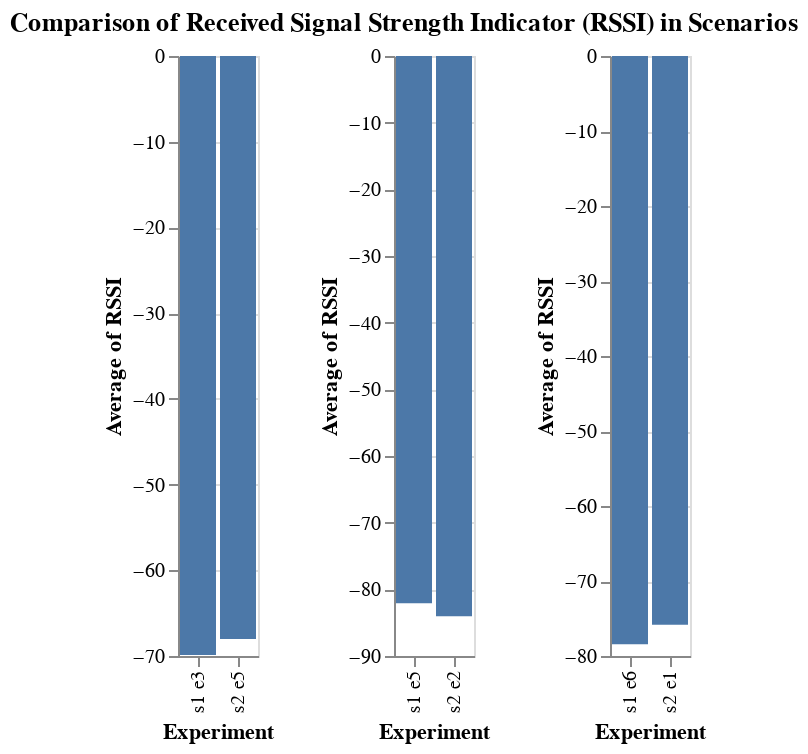

Here is the notebook cell this chart was saved with:
### Code cell
selected1 = select_experiments(RSSIs, [(1, 3), (2, 5)])
selected2 = select_experiments(RSSIs, [(1, 5), (2, 2)])
selected3 = select_experiments(RSSIs, [(1, 6), (2, 1)])

alt.hconcat(
    
    alt.Chart(selected1).mark_bar().transform_calculate(
        sc_exp = "'s' + datum.SCENARIO + ' e' + datum.EXPERIMENT"
    ).encode(
        x=alt.X("sc_exp:N", title="Experiment"),
        y="average(RSSI)"
    ),
    
    alt.Chart(selected2).mark_bar().transform_calculate(
        sc_exp = "'s' + datum.SCENARIO + ' e' + datum.EXPERIMENT"
    ).encode(
        x=alt.X("sc_exp:N", title="Experiment"),
        y="average(RSSI)"
    ),
    
    alt.Chart(selected3).mark_bar().transform_calculate(
        sc_exp = "'s' + datum.SCENARIO + ' e' + datum.EXPERIMENT"
    ).encode(
        x=alt.X("sc_exp:N", title="Experiment"),
        y="average(RSSI)"
    ),
    
    title="Comparison of Received Signal Strength Indicator (RSSI) in Scenarios"
).configure_title(
    anchor='middle'
)

### Figure 1 — Vega-Lite specification as saved in the notebook (floating-point values rounded to 4 significant figures; data arrays with more than 128 entries replaced by an {"elided": "..."} marker saying what was removed)
{"config": {"view": {"continuousWidth": 400, "continuousHeight": 300}, "title": {"anchor": "middle"}}, "hconcat": [{"data": {"name": "data-187d1b3def20312647bfab3f79a86c7f"}, "mark": "bar", "encoding": {"x": {"field": "sc_exp", "title": "Experiment", "type": "nominal"}, "y": {"aggregate": "average", "field": "RSSI", "type": "quantitative"}}, "transform": [{"calculate": "'s' + datum.SCENARIO + ' e' + datum.EXPERIMENT", "as": "sc_exp"}]}, {"data": {"name": "data-386cc63a8d642408b958765d287966ce"}, "mark": "bar", "encoding": {"x": {"field": "sc_exp", "title": "Experiment", "type": "nominal"}, "y": {"aggregate": "average", "field": "RSSI", "type": "quantitative"}}, "transform": [{"calculate": "'s' + datum.SCENARIO + ' e' + datum.EXPERIMENT", "as": "sc_exp"}]}, {"data": {"name": "data-663de841134913a6153007d7a41d57aa"}, "mark": "bar", "encoding": {"x": {"field": "sc_exp", "title": "Experiment", "type": "nominal"}, "y": {"aggregate": "average", "field": "RSSI", "type": "quantitative"}}, "transform": [{"calculate": "'s' + datum.SCENARIO + ' e' + datum.EXPERIMENT", "as": "sc_exp"}]}], "title": "Comparison of Received Signal Strength Indicator (RSSI) in Scenarios", "$schema": "https://vega.github.io/schema/vega-lite/v4.17.0.json", "datasets": {"data-187d1b3def20312647bfab3f79a86c7f": [{"SCENARIO": 1.0, "EXPERIMENT": 3, "RSSI": -69, "ROLE": "Rx", "SEQ": 5, "RSSI_x": null, "ROLE_x": null, "RSSI_y": null, "ROLE_y": null}, {"SCENARIO": 1.0, "EXPERIMENT": 3, "RSSI": -70, "ROLE": "Rx", "SEQ": 6, "RSSI_x": null, "ROLE_x": null, "RSSI_y": null, "ROLE_y": null}, {"SCENARIO": 1.0, "EXPERIMENT": 3, "RSSI": -69, "ROLE": "Rx", "SEQ": 7, "RSSI_x": null, "ROLE_x": null, "RSSI_y": null, "ROLE_y": null}, {"SCENARIO": 1.0, "EXPERIMENT": 3, "RSSI": -71, "ROLE": "Rx", "SEQ": 8, "RSSI_x": null, "ROLE_x": null, "RSSI_y": null, "ROLE_y": null}, {"SCENARIO": 1.0, "EXPERIMENT": 3, "RSSI": -76, "ROLE": "Rx", "SEQ": 9, "RSSI_x": null, "ROLE_x": null, "RSSI_y": null, "ROLE_y": null}, {"SCENARIO": 1.0, "EXPERIMENT": 3, "RSSI": -72, "ROLE": "Rx", "SEQ": 10, "RSSI_x": null, "ROLE_x": null, "RSSI_y": null, "ROLE_y": null}, {"SCENARIO": 1.0, "EXPERIMENT": 3, "RSSI": -75, "ROLE": "Rx", "SEQ": 11, "RSSI_x": null, "ROLE_x": null, "RSSI_y": null, "ROLE_y": null}, {"SCENARIO": 1.0, "EXPERIMENT": 3, "RSSI": -72, "ROLE": "Rx", "SEQ": 12, "RSSI_x": null, "ROLE_x": null, "RSSI_y": null, "ROLE_y": null}, {"SCENARIO": 1.0, "EXPERIMENT": 3, "RSSI": -67, "ROLE": "Rx", "SEQ": 13, "RSSI_x": null, "ROLE_x": null, "RSSI_y": null, "ROLE_y": null}, {"SCENARIO": 1.0, "EXPERIMENT": 3, "RSSI": -68, "ROLE": "Rx", "SEQ": 14, "RSSI_x": null, "ROLE_x": null, "RSSI_y": null, "ROLE_y": null}, {"SCENARIO": 1.0, "EXPERIMENT": 3, "RSSI": -69, "ROLE": "Rx", "SEQ": 15, "RSSI_x": null, "ROLE_x": null, "RSSI_y": null, "ROLE_y": null}, {"SCENARIO": 1.0, "EXPERIMENT": 3, "RSSI": -69, "ROLE": "Rx", "SEQ": 16, "RSSI_x": null, "ROLE_x": null, "RSSI_y": null, "ROLE_y": null}, {"SCENARIO": 1.0, "EXPERIMENT": 3, "RSSI": -75, "ROLE": "Rx", "SEQ": 17, "RSSI_x": null, "ROLE_x": null, "RSSI_y": null, "ROLE_y": null}, {"SCENARIO": 1.0, "EXPERIMENT": 3, "RSSI": -66, "ROLE": "Rx", "SEQ": 18, "RSSI_x": null, "ROLE_x": null, "RSSI_y": null, "ROLE_y": null}, {"SCENARIO": 1.0, "EXPERIMENT": 3, "RSSI": -74, "ROLE": "Rx", "SEQ": 19, "RSSI_x": null, "ROLE_x": null, "RSSI_y": null, "ROLE_y": null}, {"SCENARIO": 1.0, "EXPERIMENT": 3, "RSSI": -69, "ROLE": "Rx", "SEQ": 20, "RSSI_x": null, "ROLE_x": null, "RSSI_y": null, "ROLE_y": null}, {"SCENARIO": 1.0, "EXPERIMENT": 3, "RSSI": -70, "ROLE": "Rx", "SEQ": 21, "RSSI_x": null, "ROLE_x": null, "RSSI_y": null, "ROLE_y": null}, {"SCENARIO": 1.0, "EXPERIMENT": 3, "RSSI": -64, "ROLE": "Rx", "SEQ": 22, "RSSI_x": null, "ROLE_x": null, "RSSI_y": null, "ROLE_y": null}, {"SCENARIO": 1.0, "EXPERIMENT": 3, "RSSI": -68, "ROLE": "Rx", "SEQ": 23, "RSSI_x": null, "ROLE_x": null, "RSSI_y": null, "ROLE_y": null}, {"SCENARIO": 1.0, "EXPERIMENT": 3, "RSSI": -69, "ROLE": "Rx", "SEQ": 24, "RSSI_x": null, "ROLE_x": null, "RSSI_y": null, "ROLE_y": null}, {"SCENARIO": 1.0, "EXPERIMENT": 3, "RSSI": -69, "ROLE": "Rx", "SEQ": 25, "RSSI_x": null, "ROLE_x": null, "RSSI_y": null, "ROLE_y": null}, {"SCENARIO": 1.0, "EXPERIMENT": 3, "RSSI": -67, "ROLE": "Rx", "SEQ": 26, "RSSI_x": null, "ROLE_x": null, "RSSI_y": null, "ROLE_y": null}, {"SCENARIO": 1.0, "EXPERIMENT": 3, "RSSI": -68, "ROLE": "Rx", "SEQ": 27, "RSSI_x": null, "ROLE_x": null, "RSSI_y": null, "ROLE_y": null}, {"SCENARIO": 1.0, "EXPERIMENT": 3, "RSSI": -66, "ROLE": "Rx", "SEQ": 28, "RSSI_x": null, "ROLE_x": null, "RSSI_y": null, "ROLE_y": null}, {"SCENARIO": 1.0, "EXPERIMENT": 3, "RSSI": -69, "ROLE": "Rx", "SEQ": 29, "RSSI_x": null, "ROLE_x": null, "RSSI_y": null, "ROLE_y": null}, {"SCENARIO": 1.0, "EXPERIMENT": 3, "RSSI": -68, "ROLE": "Rx", "SEQ": 30, "RSSI_x": null, "ROLE_x": null, "RSSI_y": null, "ROLE_y": null}, {"SCENARIO": 1.0, "EXPERIMENT": 3, "RSSI": -89, "ROLE": "Rx", "SEQ": 31, "RSSI_x": null, "ROLE_x": null, "RSSI_y": null, "ROLE_y": null}, {"SCENARIO": 1.0, "EXPERIMENT": 3, "RSSI": -72, "ROLE": "Rx", "SEQ": 32, "RSSI_x": null, "ROLE_x": null, "RSSI_y": null, "ROLE_y": null}, {"SCENARIO": 1.0, "EXPERIMENT": 3, "RSSI": -69, "ROLE": "Rx", "SEQ": 33, "RSSI_x": null, "ROLE_x": null, "RSSI_y": null, "ROLE_y": null}, {"SCENARIO": 1.0, "EXPERIMENT": 3, "RSSI": -70, "ROLE": "Rx", "SEQ": 34, "RSSI_x": null, "ROLE_x": null, "RSSI_y": null, "ROLE_y": null}, {"SCENARIO": 1.0, "EXPERIMENT": 3, "RSSI": -64, "ROLE": "Rx", "SEQ": 35, "RSSI_x": null, "ROLE_x": null, "RSSI_y": null, "ROLE_y": null}, {"SCENARIO": 1.0, "EXPERIMENT": 3, "RSSI": -69, "ROLE": "Rx", "SEQ": 36, "RSSI_x": null, "ROLE_x": null, "RSSI_y": null, "ROLE_y": null}, {"SCENARIO": 1.0, "EXPERIMENT": 3, "RSSI": -66, "ROLE": "Rx", "SEQ": 37, "RSSI_x": null, "ROLE_x": null, "RSSI_y": null, "ROLE_y": null}, {"SCENARIO": 1.0, "EXPERIMENT": 3, "RSSI": -64, "ROLE": "Rx", "SEQ": 38, "RSSI_x": null, "ROLE_x": null, "RSSI_y": null, "ROLE_y": null}, {"SCENARIO": 1.0, "EXPERIMENT": 3, "RSSI": -68, "ROLE": "Rx", "SEQ": 39, "RSSI_x": null, "ROLE_x": null, "RSSI_y": null, "ROLE_y": null}, {"SCENARIO": 1.0, "EXPERIMENT": 3, "RSSI": -66, "ROLE": "Rx", "SEQ": 40, "RSSI_x": null, "ROLE_x": null, "RSSI_y": null, "ROLE_y": null}, {"SCENARIO": 1.0, "EXPERIMENT": 3, "RSSI": -78, "ROLE": "Rx", "SEQ": 41, "RSSI_x": null, "ROLE_x": null, "RSSI_y": null, "ROLE_y": null}, {"SCENARIO": 1.0, "EXPERIMENT": 3, "RSSI": -72, "ROLE": "Rx", "SEQ": 42, "RSSI_x": null, "ROLE_x": null, "RSSI_y": null, "ROLE_y": null}, {"SCENARIO": 1.0, "EXPERIMENT": 3, "RSSI": -70, "ROLE": "Rx", "SEQ": 43, "RSSI_x": null, "ROLE_x": null, "RSSI_y": null, "ROLE_y": null}, {"SCENARIO": 2.0, "EXPERIMENT": 5, "RSSI": -55.0, "ROLE": null, "SEQ": 5, "RSSI_x": -55, "ROLE_x": "TC", "RSSI_y": -85, "ROLE_y": "Rx"}, {"SCENARIO": 2.0, "EXPERIMENT": 5, "RSSI": -55.0, "ROLE": null, "SEQ": 5, "RSSI_x": -55, "ROLE_x": "TC", "RSSI_y": -85, "ROLE_y": "Rx"}, {"SCENARIO": 2.0, "EXPERIMENT": 5, "RSSI": -60.83, "ROLE": null, "SEQ": 6, "RSSI_x": -61, "ROLE_x": "TC", "RSSI_y": -75, "ROLE_y": "Rx"}, {"SCENARIO": 2.0, "EXPERIMENT": 5, "RSSI": -60.83, "ROLE": null, "SEQ": 6, "RSSI_x": -61, "ROLE_x": "TC", "RSSI_y": -75, "ROLE_y": "Rx"}, {"SCENARIO": 2.0, "EXPERIMENT": 5, "RSSI": -71.97, "ROLE": null, "SEQ": 7, "RSSI_x": -72, "ROLE_x": "TC", "RSSI_y": -94, "ROLE_y": "Rx"}, {"SCENARIO": 2.0, "EXPERIMENT": 5, "RSSI": -71.97, "ROLE": null, "SEQ": 7, "RSSI_x": -72, "ROLE_x": "TC", "RSSI_y": -94, "ROLE_y": "Rx"}, {"SCENARIO": 2.0, "EXPERIMENT": 5, "RSSI": -65.88, "ROLE": null, "SEQ": 8, "RSSI_x": -70, "ROLE_x": "TC", "RSSI_y": -68, "ROLE_y": "Rx"}, {"SCENARIO": 2.0, "EXPERIMENT": 5, "RSSI": -65.88, "ROLE": null, "SEQ": 8, "RSSI_x": -70, "ROLE_x": "TC", "RSSI_y": -68, "ROLE_y": "Rx"}, {"SCENARIO": 2.0, "EXPERIMENT": 5, "RSSI": -69.88, "ROLE": null, "SEQ": 9, "RSSI_x": -72, "ROLE_x": "TC", "RSSI_y": -74, "ROLE_y": "Rx"}, {"SCENARIO": 2.0, "EXPERIMENT": 5, "RSSI": -69.88, "ROLE": null, "SEQ": 9, "RSSI_x": -72, "ROLE_x": "TC", "RSSI_y": -74, "ROLE_y": "Rx"}, {"SCENARIO": 2.0, "EXPERIMENT": 5, "RSSI": -68.89, "ROLE": null, "SEQ": 10, "RSSI_x": -69, "ROLE_x": "TC", "RSSI_y": -85, "ROLE_y": "Rx"}, {"SCENARIO": 2.0, "EXPERIMENT": 5, "RSSI": -68.89, "ROLE": null, "SEQ": 10, "RSSI_x": -69, "ROLE_x": "TC", "RSSI_y": -85, "ROLE_y": "Rx"}, {"SCENARIO": 2.0, "EXPERIMENT": 5, "RSSI": -75.46, "ROLE": null, "SEQ": 11, "RSSI_x": -78, "ROLE_x": "TC", "RSSI_y": -79, "ROLE_y": "Rx"}, {"SCENARIO": 2.0, "EXPERIMENT": 5, "RSSI": -75.46, "ROLE": null, "SEQ": 11, "RSSI_x": -78, "ROLE_x": "TC", "RSSI_y": -79, "ROLE_y": "Rx"}, {"SCENARIO": 2.0, "EXPERIMENT": 5, "RSSI": -66.49, "ROLE": null, "SEQ": 12, "RSSI_x": -76, "ROLE_x": "TC", "RSSI_y": -67, "ROLE_y": "Rx"}, {"SCENARIO": 2.0, "EXPERIMENT": 5, "RSSI": -66.49, "ROLE": null, "SEQ": 12, "RSSI_x": -76, "ROLE_x": "TC", "RSSI_y": -67, "ROLE_y": "Rx"}, {"SCENARIO": 2.0, "EXPERIMENT": 5, "RSSI": -66.03, "ROLE": null, "SEQ": 13, "RSSI_x": -73, "ROLE_x": "TC", "RSSI_y": -67, "ROLE_y": "Rx"}, {"SCENARIO": 2.0, "EXPERIMENT": 5, "RSSI": -66.03, "ROLE": null, "SEQ": 13, "RSSI_x": -73, "ROLE_x": "TC", "RSSI_y": -67, "ROLE_y": "Rx"}, {"SCENARIO": 2.0, "EXPERIMENT": 5, "RSSI": -66.88, "ROLE": null, "SEQ": 14, "RSSI_x": -71, "ROLE_x": "TC", "RSSI_y": -69, "ROLE_y": "Rx"}, {"SCENARIO": 2.0, "EXPERIMENT": 5, "RSSI": -66.88, "ROLE": null, "SEQ": 14, "RSSI_x": -71, "ROLE_x": "TC", "RSSI_y": -69, "ROLE_y": "Rx"}, {"SCENARIO": 2.0, "EXPERIMENT": 5, "RSSI": -65.03, "ROLE": null, "SEQ": 15, "RSSI_x": -72, "ROLE_x": "TC", "RSSI_y": -66, "ROLE_y": "Rx"}, {"SCENARIO": 2.0, "EXPERIMENT": 5, "RSSI": -65.03, "ROLE": null, "SEQ": 15, "RSSI_x": -72, "ROLE_x": "TC", "RSSI_y": -66, "ROLE_y": "Rx"}, {"SCENARIO": 2.0, "EXPERIMENT": 5, "RSSI": -68.54, "ROLE": null, "SEQ": 16, "RSSI_x": -74, "ROLE_x": "TC", "RSSI_y": -70, "ROLE_y": "Rx"}, {"SCENARIO": 2.0, "EXPERIMENT": 5, "RSSI": -68.54, "ROLE": null, "SEQ": 16, "RSSI_x": -74, "ROLE_x": "TC", "RSSI_y": -70, "ROLE_y": "Rx"}, {"SCENARIO": 2.0, "EXPERIMENT": 5, "RSSI": -65.21, "ROLE": null, "SEQ": 17, "RSSI_x": -73, "ROLE_x": "TC", "RSSI_y": -66, "ROLE_y": "Rx"}, {"SCENARIO": 2.0, "EXPERIMENT": 5, "RSSI": -65.21, "ROLE": null, "SEQ": 17, "RSSI_x": -73, "ROLE_x": "TC", "RSSI_y": -66, "ROLE_y": "Rx"}, {"SCENARIO": 2.0, "EXPERIMENT": 5, "RSSI": -68.24, "ROLE": null, "SEQ": 18, "RSSI_x": -73, "ROLE_x": "TC", "RSSI_y": -70, "ROLE_y": "Rx"}, {"SCENARIO": 2.0, "EXPERIMENT": 5, "RSSI": -68.24, "ROLE": null, "SEQ": 18, "RSSI_x": -73, "ROLE_x": "TC", "RSSI_y": -70, "ROLE_y": "Rx"}, {"SCENARIO": 2.0, "EXPERIMENT": 5, "RSSI": -69.21, "ROLE": null, "SEQ": 19, "RSSI_x": -77, "ROLE_x": "TC", "RSSI_y": -70, "ROLE_y": "Rx"}, {"SCENARIO": 2.0, "EXPERIMENT": 5, "RSSI": -69.21, "ROLE": null, "SEQ": 19, "RSSI_x": -77, "ROLE_x": "TC", "RSSI_y": -70, "ROLE_y": "Rx"}, {"SCENARIO": 2.0, "EXPERIMENT": 5, "RSSI": -75.81, "ROLE": null, "SEQ": 20, "RSSI_x": -82, "ROLE_x": "TC", "RSSI_y": -77, "ROLE_y": "Rx"}, {"SCENARIO": 2.0, "EXPERIMENT": 5, "RSSI": -75.81, "ROLE": null, "SEQ": 20, "RSSI_x": -82, "ROLE_x": "TC", "RSSI_y": -77, "ROLE_y": "Rx"}, {"SCENARIO": 2.0, "EXPERIMENT": 5, "RSSI": -73.54, "ROLE": null, "SEQ": 21, "RSSI_x": -79, "ROLE_x": "TC", "RSSI_y": -75, "ROLE_y": "Rx"}, {"SCENARIO": 2.0, "EXPERIMENT": 5, "RSSI": -73.54, "ROLE": null, "SEQ": 21, "RSSI_x": -79, "ROLE_x": "TC", "RSSI_y": -75, "ROLE_y": "Rx"}, {"SCENARIO": 2.0, "EXPERIMENT": 5, "RSSI": -76.86, "ROLE": null, "SEQ": 22, "RSSI_x": -92, "ROLE_x": "TC", "RSSI_y": -77, "ROLE_y": "Rx"}, {"SCENARIO": 2.0, "EXPERIMENT": 5, "RSSI": -76.86, "ROLE": null, "SEQ": 22, "RSSI_x": -92, "ROLE_x": "TC", "RSSI_y": -77, "ROLE_y": "Rx"}, {"SCENARIO": 2.0, "EXPERIMENT": 5, "RSSI": -72.46, "ROLE": null, "SEQ": 23, "RSSI_x": -75, "ROLE_x": "TC", "RSSI_y": -76, "ROLE_y": "Rx"}, {"SCENARIO": 2.0, "EXPERIMENT": 5, "RSSI": -72.46, "ROLE": null, "SEQ": 23, "RSSI_x": -75, "ROLE_x": "TC", "RSSI_y": -76, "ROLE_y": "Rx"}, {"SCENARIO": 2.0, "EXPERIMENT": 5, "RSSI": -68.99, "ROLE": null, "SEQ": 24, "RSSI_x": -72, "ROLE_x": "TC", "RSSI_y": -72, "ROLE_y": "Rx"}, {"SCENARIO": 2.0, "EXPERIMENT": 5, "RSSI": -68.99, "ROLE": null, "SEQ": 24, "RSSI_x": -72, "ROLE_x": "TC", "RSSI_y": -72, "ROLE_y": "Rx"}, {"SCENARIO": 2.0, "EXPERIMENT": 5, "RSSI": -68.03, "ROLE": null, "SEQ": 25, "RSSI_x": -69, "ROLE_x": "TC", "RSSI_y": -75, "ROLE_y": "Rx"}, {"SCENARIO": 2.0, "EXPERIMENT": 5, "RSSI": -68.03, "ROLE": null, "SEQ": 25, "RSSI_x": -69, "ROLE_x": "TC", "RSSI_y": -75, "ROLE_y": "Rx"}, {"SCENARIO": 2.0, "EXPERIMENT": 5, "RSSI": -65.88, "ROLE": null, "SEQ": 26, "RSSI_x": -68, "ROLE_x": "TC", "RSSI_y": -70, "ROLE_y": "Rx"}, {"SCENARIO": 2.0, "EXPERIMENT": 5, "RSSI": -65.88, "ROLE": null, "SEQ": 26, "RSSI_x": -68, "ROLE_x": "TC", "RSSI_y": -70, "ROLE_y": "Rx"}, {"SCENARIO": 2.0, "EXPERIMENT": 5, "RSSI": -65.49, "ROLE": null, "SEQ": 27, "RSSI_x": -66, "ROLE_x": "TC", "RSSI_y": -75, "ROLE_y": "Rx"}, {"SCENARIO": 2.0, "EXPERIMENT": 5, "RSSI": -65.49, "ROLE": null, "SEQ": 27, "RSSI_x": -66, "ROLE_x": "TC", "RSSI_y": -75, "ROLE_y": "Rx"}, {"SCENARIO": 2.0, "EXPERIMENT": 5, "RSSI": -61.97, "ROLE": null, "SEQ": 28, "RSSI_x": -62, "ROLE_x": "TC", "RSSI_y": -83, "ROLE_y": "Rx"}, {"SCENARIO": 2.0, "EXPERIMENT": 5, "RSSI": -61.97, "ROLE": null, "SEQ": 28, "RSSI_x": -62, "ROLE_x": "TC", "RSSI_y": -83, "ROLE_y": "Rx"}], "data-386cc63a8d642408b958765d287966ce": {"elided": "187 records"}, "data-663de841134913a6153007d7a41d57aa": {"elided": "170 records"}}}
